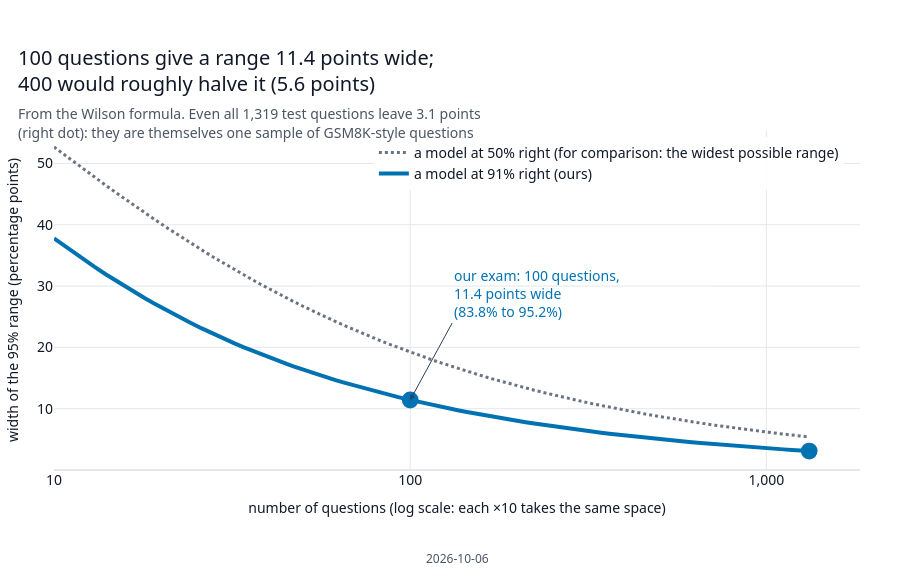

Notebook cell for this chart:
### Markdown cell above
*That box is the idea of Day 2. The rest of the day shows how the range is computed and lists the settings of the
exam: read it when you need the details.*

**What the range covers, and what it does not.** It covers luck: which questions happened to be drawn, and
which answer the model happened to give to each (each question was asked once). It does not cover mistakes
in the answer key (Day 3), questions the model may have seen during training (we cannot test that here; see
*Common questions* below), or the served model changing over time. And it belongs to this setup: with
more reasoning effort, another prompt or another provider, the same model can score differently.

How wide the range is for an exam of any size:

### Code cell
figures.fig_margin(summary).show()

### Figure 1 — Plotly figure (JSON) as saved in the notebook; plotly's stock layout.template omitted (floating-point values rounded to 4 significant figures)
{"data": [{"hovertemplate": "%{x} questions: %{y:.1f} points wide<extra></extra>", "line": {"color": "#6B7280", "dash": "dot", "width": 3}, "mode": "lines", "name": "a model at 50% right (for comparison: the widest possible range)", "type": "scatter", "x": [10, 11, 12, 13, 14, 15, 16, 17, 18, 19, 21, 22, 23, 24, 26, 27, 29, 30, 32, 34, 36, 38, 40, 42, 45, 47, 50, 53, 56, 59, 62, 66, 70, 74, 78, 82, 87, 92, 97, 103, 109, 115, 121, 128, 136, 143, 152, 160, 169, 179, 189, 200, 211, 223, 236, 250, 264, 279, 295, 312, 330, 348, 368, 389, 411, 435, 460, 486, 514, 543, 574, 607, 641, 678, 716, 757, 801, 846, 895, 946, 999, 1057, 1117, 1180, 1248, 1319], "y": [52.68, 50.88, 49.24, 47.76, 46.4, 45.15, 44.0, 42.93, 41.94, 41.01, 39.32, 38.56, 37.83, 37.15, 35.88, 35.29, 34.2, 33.69, 32.74, 31.86, 31.05, 30.3, 29.6, 28.95, 28.04, 27.49, 26.71, 26.0, 25.34, 24.72, 24.15, 23.45, 22.81, 22.21, 21.67, 21.15, 20.56, 20.02, 19.52, 18.96, 18.45, 17.98, 17.54, 17.07, 16.57, 16.17, 15.7, 15.31, 14.91, 14.49, 14.11, 13.73, 13.37, 13.01, 12.66, 12.3, 11.98, 11.65, 11.34, 11.03, 10.73, 10.45, 10.16, 9.889, 9.623, 9.356, 9.1, 8.856, 8.613, 8.381, 8.153, 7.93, 7.718, 7.506, 7.305, 7.106, 6.909, 6.723, 6.537, 6.359, 6.189, 6.018, 5.854, 5.696, 5.54, 5.389]}, {"hovertemplate": "%{x} questions: %{y:.1f} points wide<extra></extra>", "line": {"color": "#0072B2", "width": 4}, "mode": "lines", "name": "a model at 91% right (ours)", "type": "scatter", "x": [10, 11, 12, 13, 14, 15, 16, 17, 18, 19, 21, 22, 23, 24, 26, 27, 29, 30, 32, 34, 36, 38, 40, 42, 45, 47, 50, 53, 56, 59, 62, 66, 70, 74, 78, 82, 87, 92, 97, 103, 109, 115, 121, 128, 136, 143, 152, 160, 169, 179, 189, 200, 211, 223, 236, 250, 264, 279, 295, 312, 330, 348, 368, 389, 411, 435, 460, 486, 514, 543, 574, 607, 641, 678, 716, 757, 801, 846, 895, 946, 999, 1057, 1117, 1180, 1248, 1319], "y": [37.78, 36.03, 34.49, 33.12, 31.89, 30.78, 29.77, 28.85, 28.0, 27.22, 25.83, 25.21, 24.63, 24.08, 23.09, 22.64, 21.8, 21.41, 20.7, 20.05, 19.45, 18.91, 18.4, 17.94, 17.3, 16.91, 16.37, 15.88, 15.43, 15.01, 14.63, 14.16, 13.73, 13.34, 12.98, 12.65, 12.27, 11.92, 11.6, 11.25, 10.92, 10.63, 10.35, 10.06, 9.75, 9.503, 9.211, 8.973, 8.725, 8.473, 8.242, 8.008, 7.793, 7.577, 7.362, 7.15, 6.955, 6.763, 6.574, 6.391, 6.212, 6.047, 5.879, 5.716, 5.56, 5.403, 5.253, 5.109, 4.967, 4.832, 4.698, 4.568, 4.445, 4.321, 4.204, 4.088, 3.974, 3.866, 3.758, 3.655, 3.556, 3.457, 3.363, 3.271, 3.181, 3.094]}, {"customdata": ["our exam", "all 1,319 GSM8K test questions"], "hovertemplate": "%{customdata}: %{y:.1f} points wide<extra></extra>", "marker": {"color": "#0072B2", "size": 16.8}, "mode": "markers", "showlegend": false, "type": "scatter", "x": [100, 1319], "y": [11.42, 3.094]}], "layout": {"annotations": [{"align": "left", "arrowhead": 2, "ax": 42, "ay": -77.0, "font": {"color": "#0072B2", "size": 14}, "showarrow": true, "text": "our exam: 100 questions,<br>11.4 points wide<br>(83.8% to 95.2%)", "x": 2.0, "xanchor": "left", "xref": "x", "y": 11.42, "yanchor": "bottom", "yref": "y"}, {"font": {"color": "#4B5563", "size": 12}, "showarrow": false, "text": "2026-10-06", "x": 0.5, "xanchor": "center", "xref": "paper", "y": 0, "yanchor": "top", "yref": "paper", "yshift": -78}], "font": {"color": "#111827", "family": "\"Segoe UI\", Arial, sans-serif", "size": 14}, "height": 580, "hoverlabel": {"font": {"family": "\"Segoe UI\", Arial, sans-serif", "size": 14}}, "legend": {"bgcolor": "rgba(255,255,255,0.9)", "font": {"size": 14}, "x": 0.98, "xanchor": "right", "y": 0.98, "yanchor": "top"}, "margin": {"b": 110, "l": 40, "r": 40, "t": 130}, "paper_bgcolor": "#FFFFFF", "plot_bgcolor": "#FFFFFF", "showlegend": true, "title": {"font": {"size": 20}, "subtitle": {"font": {"color": "#4B5563", "size": 14}, "text": "From the Wilson formula. Even all 1,319 test questions leave 3.1 points<br>(right dot): they are themselves one sample of GSM8K-style questions"}, "text": "100 questions give a range 11.4 points wide;<br>400 would roughly halve it (5.6 points)", "x": 0.02, "xanchor": "left"}, "xaxis": {"gridcolor": "#E5E7EB", "ticktext": ["10", "100", "1,000"], "tickvals": [10, 100, 1000], "title": {"font": {"size": 14}, "text": "number of questions (log scale: each ×10 takes the same space)"}, "type": "log", "zerolinecolor": "#E5E7EB"}, "yaxis": {"gridcolor": "#E5E7EB", "rangemode": "tozero", "tickvals": [10, 20, 30, 40, 50], "title": {"font": {"size": 14}, "text": "width of the 95% range (percentage points)"}, "zerolinecolor": "#E5E7EB"}}}
